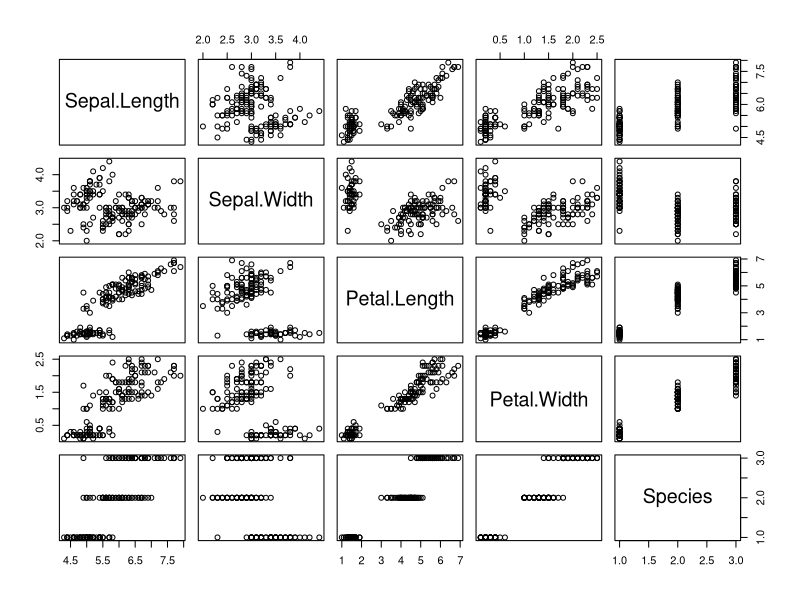
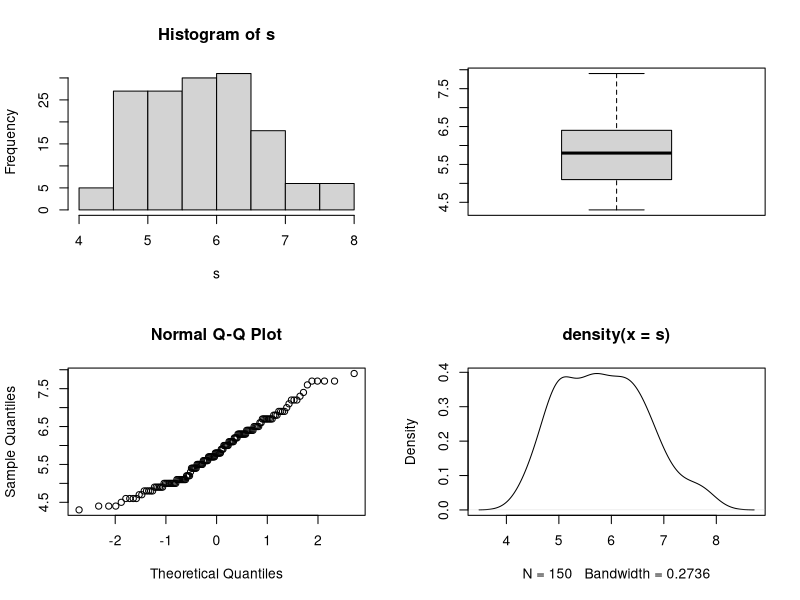

Generate these figures, in order, with R: (Note: this script raises an error after producing the figures.)
# Template R code for data summary, iris data Sepal.Length

summary(iris)  # Summarize and plot dataset iris 
plot(iris)

attach(iris)   # Set iris as the default data.frame
s<-Sepal.Length
summary(s)     # 5-point summary of variable s
sd(s)          # Compute standard deviation of s
stem(s)        # Stem-and-leaf plot

par(mfrow=c(2,2));    # Setup the graphical device

hist(s); boxplot(s); qqnorm(s); plot(density(s));
# Histogram, Boxplot, Normal QQ plot and density plot of s

history()      # Review session history
